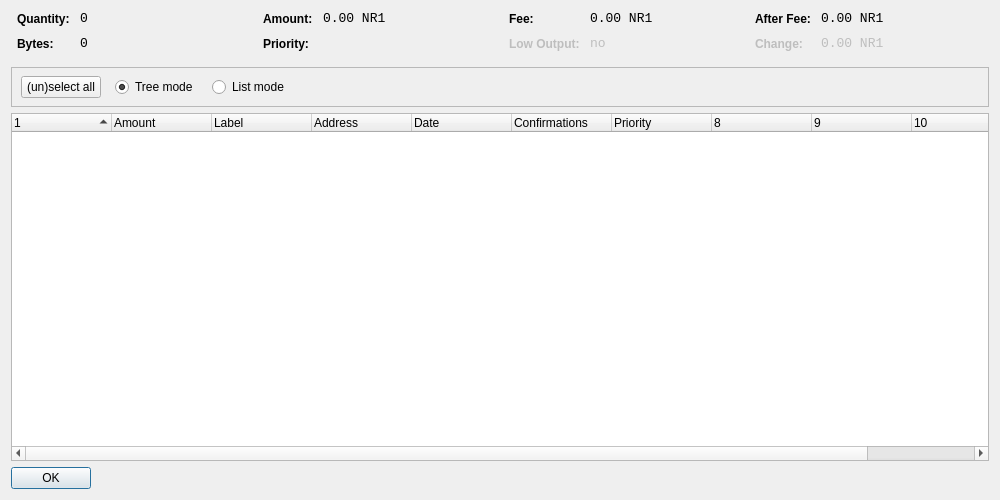
<?xml version="1.0" encoding="UTF-8"?>
<ui version="4.0">
 <class>CoinControlDialog</class>
 <widget class="QDialog" name="CoinControlDialog">
  <property name="geometry">
   <rect>
    <x>0</x>
    <y>0</y>
    <width>1000</width>
    <height>500</height>
   </rect>
  </property>
  <property name="windowTitle">
   <string>Coin Control</string>
  </property>
  <layout class="QVBoxLayout" name="verticalLayout">
   <item>
    <layout class="QHBoxLayout" name="horizontalLayoutTop" stretch="0,0,0,0">
     <property name="topMargin">
      <number>0</number>
     </property>
     <property name="bottomMargin">
      <number>10</number>
     </property>
     <item>
      <layout class="QFormLayout" name="formLayoutCoinControl1">
       <property name="horizontalSpacing">
        <number>10</number>
       </property>
       <property name="verticalSpacing">
        <number>10</number>
       </property>
       <property name="leftMargin">
        <number>6</number>
       </property>
       <property name="rightMargin">
        <number>6</number>
       </property>
       <item row="0" column="0">
        <widget class="QLabel" name="labelCoinControlQuantityText">
         <property name="styleSheet">
          <string notr="true">font-weight:bold;</string>
         </property>
         <property name="text">
          <string>Quantity:</string>
         </property>
        </widget>
       </item>
       <item row="0" column="1">
        <widget class="QLabel" name="labelCoinControlQuantity">
         <property name="font">
          <font>
           <family>Monospace</family>
           <pointsize>10</pointsize>
          </font>
         </property>
         <property name="cursor">
          <cursorShape>IBeamCursor</cursorShape>
         </property>
         <property name="contextMenuPolicy">
          <enum>Qt::ActionsContextMenu</enum>
         </property>
         <property name="text">
          <string notr="true">0</string>
         </property>
         <property name="textInteractionFlags">
          <set>Qt::LinksAccessibleByMouse|Qt::TextSelectableByKeyboard|Qt::TextSelectableByMouse</set>
         </property>
        </widget>
       </item>
       <item row="1" column="0">
        <widget class="QLabel" name="labelCoinControlBytesText">
         <property name="styleSheet">
          <string notr="true">font-weight:bold;</string>
         </property>
         <property name="text">
          <string>Bytes:</string>
         </property>
        </widget>
       </item>
       <item row="1" column="1">
        <widget class="QLabel" name="labelCoinControlBytes">
         <property name="font">
          <font>
           <family>Monospace</family>
           <pointsize>10</pointsize>
          </font>
         </property>
         <property name="cursor">
          <cursorShape>IBeamCursor</cursorShape>
         </property>
         <property name="contextMenuPolicy">
          <enum>Qt::ActionsContextMenu</enum>
         </property>
         <property name="text">
          <string notr="true">0</string>
         </property>
         <property name="textInteractionFlags">
          <set>Qt::LinksAccessibleByMouse|Qt::TextSelectableByKeyboard|Qt::TextSelectableByMouse</set>
         </property>
        </widget>
       </item>
      </layout>
     </item>
     <item>
      <layout class="QFormLayout" name="formLayoutCoinControl2">
       <property name="horizontalSpacing">
        <number>10</number>
       </property>
       <property name="verticalSpacing">
        <number>10</number>
       </property>
       <property name="leftMargin">
        <number>6</number>
       </property>
       <property name="rightMargin">
        <number>6</number>
       </property>
       <item row="0" column="0">
        <widget class="QLabel" name="labelCoinControlAmountText">
         <property name="styleSheet">
          <string notr="true">font-weight:bold;</string>
         </property>
         <property name="text">
          <string>Amount:</string>
         </property>
        </widget>
       </item>
       <item row="0" column="1">
        <widget class="QLabel" name="labelCoinControlAmount">
         <property name="font">
          <font>
           <family>Monospace</family>
           <pointsize>10</pointsize>
          </font>
         </property>
         <property name="cursor">
          <cursorShape>IBeamCursor</cursorShape>
         </property>
         <property name="contextMenuPolicy">
          <enum>Qt::ActionsContextMenu</enum>
         </property>
         <property name="text">
          <string notr="true">0.00 NR1</string>
         </property>
         <property name="textInteractionFlags">
          <set>Qt::LinksAccessibleByMouse|Qt::TextSelectableByKeyboard|Qt::TextSelectableByMouse</set>
         </property>
        </widget>
       </item>
       <item row="1" column="0">
        <widget class="QLabel" name="labelCoinControlPriorityText">
         <property name="styleSheet">
          <string notr="true">font-weight:bold;</string>
         </property>
         <property name="text">
          <string>Priority:</string>
         </property>
        </widget>
       </item>
       <item row="1" column="1">
        <widget class="QLabel" name="labelCoinControlPriority">
         <property name="font">
          <font>
           <family>Monospace</family>
           <pointsize>10</pointsize>
          </font>
         </property>
         <property name="cursor">
          <cursorShape>IBeamCursor</cursorShape>
         </property>
         <property name="contextMenuPolicy">
          <enum>Qt::ActionsContextMenu</enum>
         </property>
         <property name="text">
          <string/>
         </property>
         <property name="textInteractionFlags">
          <set>Qt::LinksAccessibleByMouse|Qt::TextSelectableByKeyboard|Qt::TextSelectableByMouse</set>
         </property>
        </widget>
       </item>
      </layout>
     </item>
     <item>
      <layout class="QFormLayout" name="formLayoutCoinControl3">
       <property name="horizontalSpacing">
        <number>10</number>
       </property>
       <property name="verticalSpacing">
        <number>10</number>
       </property>
       <property name="leftMargin">
        <number>6</number>
       </property>
       <property name="rightMargin">
        <number>6</number>
       </property>
       <item row="0" column="0">
        <widget class="QLabel" name="labelCoinControlFeeText">
         <property name="styleSheet">
          <string notr="true">font-weight:bold;</string>
         </property>
         <property name="text">
          <string>Fee:</string>
         </property>
        </widget>
       </item>
       <item row="0" column="1">
        <widget class="QLabel" name="labelCoinControlFee">
         <property name="font">
          <font>
           <family>Monospace</family>
           <pointsize>10</pointsize>
          </font>
         </property>
         <property name="cursor">
          <cursorShape>IBeamCursor</cursorShape>
         </property>
         <property name="contextMenuPolicy">
          <enum>Qt::ActionsContextMenu</enum>
         </property>
         <property name="text">
          <string notr="true">0.00 NR1</string>
         </property>
         <property name="textInteractionFlags">
          <set>Qt::LinksAccessibleByMouse|Qt::TextSelectableByKeyboard|Qt::TextSelectableByMouse</set>
         </property>
        </widget>
       </item>
       <item row="1" column="0">
        <widget class="QLabel" name="labelCoinControlLowOutputText">
         <property name="enabled">
          <bool>false</bool>
         </property>
         <property name="styleSheet">
          <string notr="true">font-weight:bold;</string>
         </property>
         <property name="text">
          <string>Low Output:</string>
         </property>
        </widget>
       </item>
       <item row="1" column="1">
        <widget class="QLabel" name="labelCoinControlLowOutput">
         <property name="enabled">
          <bool>false</bool>
         </property>
         <property name="font">
          <font>
           <family>Monospace</family>
           <pointsize>10</pointsize>
          </font>
         </property>
         <property name="cursor">
          <cursorShape>IBeamCursor</cursorShape>
         </property>
         <property name="contextMenuPolicy">
          <enum>Qt::ActionsContextMenu</enum>
         </property>
         <property name="text">
          <string notr="true">no</string>
         </property>
         <property name="textInteractionFlags">
          <set>Qt::LinksAccessibleByMouse|Qt::TextSelectableByKeyboard|Qt::TextSelectableByMouse</set>
         </property>
        </widget>
       </item>
      </layout>
     </item>
     <item>
      <layout class="QFormLayout" name="formLayoutCoinControl4">
       <property name="horizontalSpacing">
        <number>10</number>
       </property>
       <property name="verticalSpacing">
        <number>10</number>
       </property>
       <property name="leftMargin">
        <number>6</number>
       </property>
       <property name="rightMargin">
        <number>6</number>
       </property>
       <item row="0" column="0">
        <widget class="QLabel" name="labelCoinControlAfterFeeText">
         <property name="styleSheet">
          <string notr="true">font-weight:bold;</string>
         </property>
         <property name="text">
          <string>After Fee:</string>
         </property>
        </widget>
       </item>
       <item row="0" column="1">
        <widget class="QLabel" name="labelCoinControlAfterFee">
         <property name="font">
          <font>
           <family>Monospace</family>
           <pointsize>10</pointsize>
          </font>
         </property>
         <property name="cursor">
          <cursorShape>IBeamCursor</cursorShape>
         </property>
         <property name="contextMenuPolicy">
          <enum>Qt::ActionsContextMenu</enum>
         </property>
         <property name="text">
          <string notr="true">0.00 NR1</string>
         </property>
         <property name="textInteractionFlags">
          <set>Qt::LinksAccessibleByMouse|Qt::TextSelectableByKeyboard|Qt::TextSelectableByMouse</set>
         </property>
        </widget>
       </item>
       <item row="1" column="0">
        <widget class="QLabel" name="labelCoinControlChangeText">
         <property name="enabled">
          <bool>false</bool>
         </property>
         <property name="styleSheet">
          <string notr="true">font-weight:bold;</string>
         </property>
         <property name="text">
          <string>Change:</string>
         </property>
        </widget>
       </item>
       <item row="1" column="1">
        <widget class="QLabel" name="labelCoinControlChange">
         <property name="enabled">
          <bool>false</bool>
         </property>
         <property name="font">
          <font>
           <family>Monospace</family>
           <pointsize>10</pointsize>
          </font>
         </property>
         <property name="cursor">
          <cursorShape>IBeamCursor</cursorShape>
         </property>
         <property name="contextMenuPolicy">
          <enum>Qt::ActionsContextMenu</enum>
         </property>
         <property name="text">
          <string notr="true">0.00 NR1</string>
         </property>
         <property name="textInteractionFlags">
          <set>Qt::LinksAccessibleByMouse|Qt::TextSelectableByKeyboard|Qt::TextSelectableByMouse</set>
         </property>
        </widget>
       </item>
      </layout>
     </item>
    </layout>
   </item>
   <item>
    <widget class="QFrame" name="frame">
     <property name="minimumSize">
      <size>
       <width>0</width>
       <height>40</height>
      </size>
     </property>
     <property name="frameShape">
      <enum>QFrame::StyledPanel</enum>
     </property>
     <property name="frameShadow">
      <enum>QFrame::Sunken</enum>
     </property>
     <widget class="QWidget" name="horizontalLayoutWidget">
      <property name="geometry">
       <rect>
        <x>10</x>
        <y>0</y>
        <width>781</width>
        <height>41</height>
       </rect>
      </property>
      <layout class="QHBoxLayout" name="horizontalLayoutPanel" stretch="0,0,0,0,0">
       <property name="spacing">
        <number>14</number>
       </property>
       <item>
        <widget class="QPushButton" name="pushButtonSelectAll">
         <property name="sizePolicy">
          <sizepolicy hsizetype="Maximum" vsizetype="Fixed">
           <horstretch>0</horstretch>
           <verstretch>0</verstretch>
          </sizepolicy>
         </property>
         <property name="text">
          <string>(un)select all</string>
         </property>
        </widget>
       </item>
       <item>
        <widget class="QRadioButton" name="radioTreeMode">
         <property name="sizePolicy">
          <sizepolicy hsizetype="Maximum" vsizetype="Fixed">
           <horstretch>0</horstretch>
           <verstretch>0</verstretch>
          </sizepolicy>
         </property>
         <property name="text">
          <string>Tree mode</string>
         </property>
         <property name="checked">
          <bool>true</bool>
         </property>
        </widget>
       </item>
       <item>
        <widget class="QRadioButton" name="radioListMode">
         <property name="sizePolicy">
          <sizepolicy hsizetype="Maximum" vsizetype="Fixed">
           <horstretch>0</horstretch>
           <verstretch>0</verstretch>
          </sizepolicy>
         </property>
         <property name="text">
          <string>List mode</string>
         </property>
        </widget>
       </item>
       <item>
        <spacer name="horizontalSpacer">
         <property name="orientation">
          <enum>Qt::Horizontal</enum>
         </property>
         <property name="sizeHint" stdset="0">
          <size>
           <width>40</width>
           <height>20</height>
          </size>
         </property>
        </spacer>
       </item>
      </layout>
     </widget>
    </widget>
   </item>
   <item>
    <widget class="CoinControlTreeWidget" name="treeWidget">
     <property name="contextMenuPolicy">
      <enum>Qt::CustomContextMenu</enum>
     </property>
     <property name="sortingEnabled">
      <bool>false</bool>
     </property>
     <property name="columnCount">
      <number>11</number>
     </property>
     <attribute name="headerShowSortIndicator" stdset="0">
      <bool>true</bool>
     </attribute>
     <attribute name="headerStretchLastSection">
      <bool>false</bool>
     </attribute>
     <column>
      <property name="text">
       <string/>
      </property>
     </column>
     <column>
      <property name="text">
       <string>Amount</string>
      </property>
     </column>
     <column>
      <property name="text">
       <string>Label</string>
      </property>
     </column>
     <column>
      <property name="text">
       <string>Address</string>
      </property>
     </column>
     <column>
      <property name="text">
       <string>Date</string>
      </property>
     </column>
     <column>
      <property name="text">
       <string>Confirmations</string>
      </property>
      <property name="toolTip">
       <string>Confirmed</string>
      </property>
     </column>
     <column>
      <property name="text">
       <string>Priority</string>
      </property>
     </column>
     <column>
      <property name="text">
       <string/>
      </property>
     </column>
     <column>
      <property name="text">
       <string/>
      </property>
     </column>
     <column>
      <property name="text">
       <string/>
      </property>
     </column>
     <column>
      <property name="text">
       <string/>
      </property>
     </column>
    </widget>
   </item>
   <item>
    <widget class="QDialogButtonBox" name="buttonBox">
     <property name="sizePolicy">
      <sizepolicy hsizetype="Maximum" vsizetype="Fixed">
       <horstretch>0</horstretch>
       <verstretch>0</verstretch>
      </sizepolicy>
     </property>
     <property name="orientation">
      <enum>Qt::Horizontal</enum>
     </property>
     <property name="standardButtons">
      <set>QDialogButtonBox::Ok</set>
     </property>
    </widget>
   </item>
  </layout>
 </widget>
 <customwidgets>
  <customwidget>
   <class>CoinControlTreeWidget</class>
   <extends>QTreeWidget</extends>
   <header>coincontroltreewidget.h</header>
  </customwidget>
 </customwidgets>
 <resources/>
 <connections/>
</ui>
